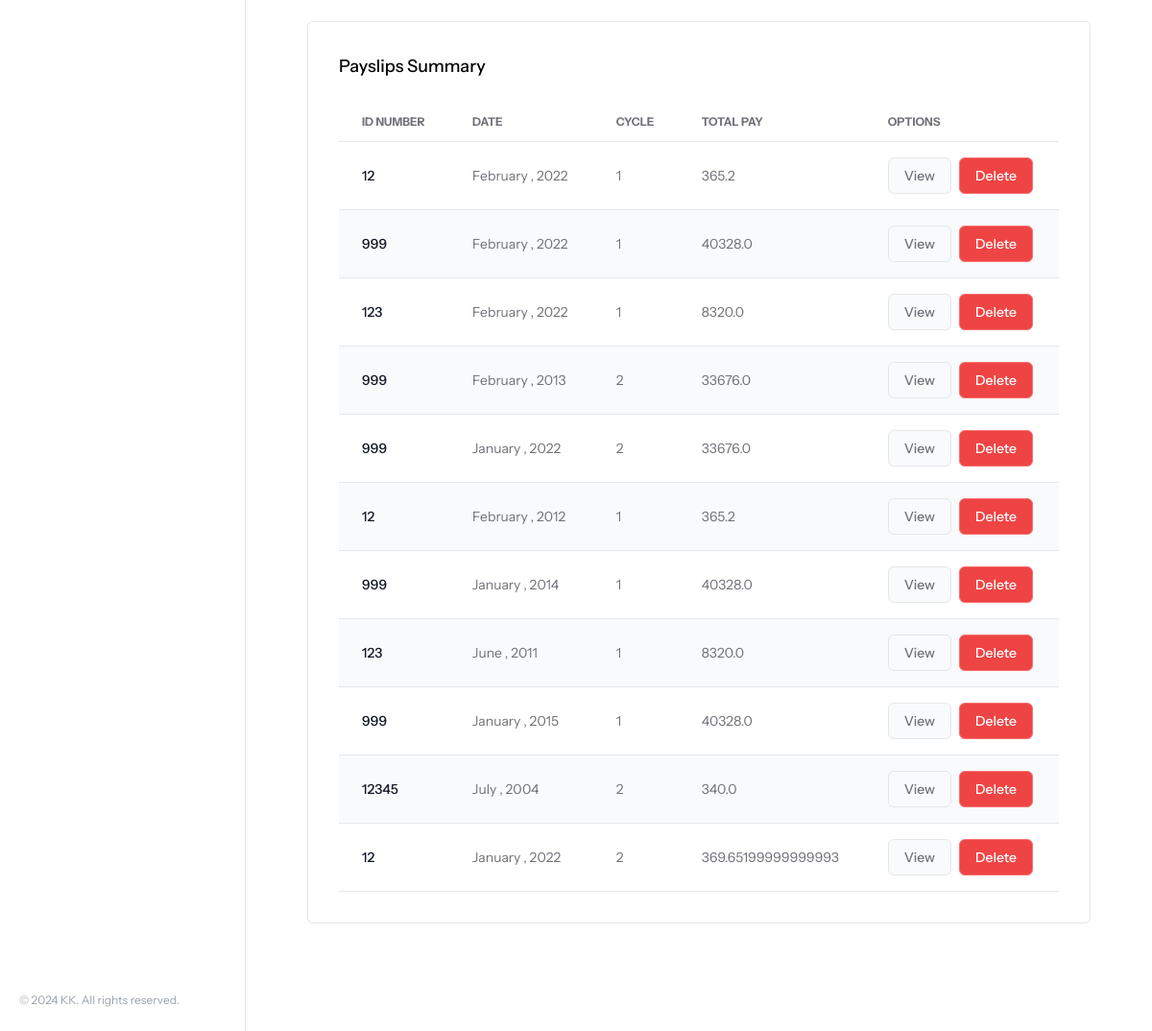
Page /payslips/ (lower part) on the earlier database version.
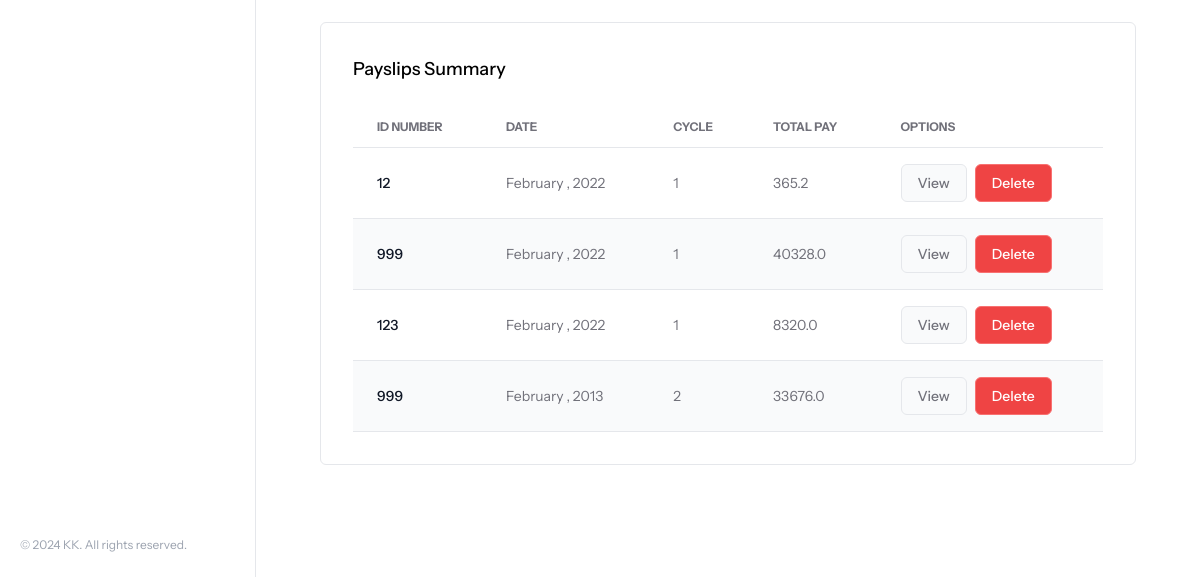
Same page on the later database version.
### payroll_app/models.py (models this page shows, shortened)
class Payslip(models.Model):
    id_number = models.ForeignKey(Employee, on_delete=models.CASCADE, related_name='payslips')
    month = models.CharField(max_length=10)
    date_range = models.CharField(max_length=20)
    year = models.CharField(max_length=4)
    pay_cycle = models.IntegerField()
    rate = models.FloatField()
    earnings_allowance = models.FloatField()
    deductions_tax = models.FloatField()
    deductions_health = models.FloatField()
    pag_ibig = models.FloatField(default=100)
    sss = models.FloatField()
    overtime = models.FloatField()
    total_pay = models.FloatField()

class Employee(models.Model):
    name = models.CharField(max_length=255)
    id_number = models.CharField(max_length=20, unique=True)
    rate = models.FloatField()
    overtime_pay = models.FloatField(null=True, blank=True)
    allowance = models.FloatField(null=True, blank=True)

### payroll_app/views.py (the view)
# urls.py: path('payslips/', views.payslips, name='payslips'),
def payslips(request):
    employees = Employee.objects.all()
    payslips = Payslip.objects.all()
    context = {
        'employees': employees,
        'payslips': payslips,
    }
    return render(request, 'payroll_app/payslips.html', context)

### payroll_app/templates/payroll_app/payslips.html (shortened to what this page needs)
{% extends 'payroll_app/base.html' %}
{% load static %}
{% block content %}
<div class="relative overflow-x-auto rounded-md bg-white border border-gray-200 sm:p-6 md:p-8 mb-16">
    <h2 class="text-lg font-medium mb-6">Payslips Summary</h2>
    <table class="w-full text-sm text-left text-[#71717A]">
        <thead class="text-xs text-[#71717A] uppercase border-b">
            <tr>
                <th scope="col" class="px-6 py-3">
                    ID Number
                </th>
                <th scope="col" class="px-6 py-3">
                    Date
                </th>
                <th scope="col" class="px-6 py-3">
                    Cycle
                </th>
                <th scope="col" class="px-6 py-3">
                    Total Pay
                </th>
                <th scope="col" class="px-6 py-3">
                    Options
                </th>
            </tr>
        </thead>
        <tbody>
            {% for payslip in payslips %}
            <tr class="odd:bg-white even:bg-gray-50 border-b">
                <th scope="row" class="px-6 py-4 font-medium text-gray-900 whitespace-nowrap">
                    {{ payslip.id_number.id_number }}
                </th>
                <td class="px-6 py-4">
                    {{ payslip.month|title }} {{ payslip.date_range }}, {{ payslip.year }}
                </td>
                <td class="px-6 py-4">
                    {{ payslip.pay_cycle }}
                </td>
                <td class="px-6 py-4">
                    {{ payslip.total_pay }}
                </td>
                <td class="px-6 py-4 flex items-center space-x-2">
                    <a href="{% url 'view_payslip' payslip.id %}"
                        class="w-auto flex items-center font-medium bg-gray-50 border border-gray-200 px-4 py-2 rounded-md hover:bg-gray-100">
                        View
                    </a>
                    <form action="{% url 'delete_payslip' payslip.id %}" method="POST"
                        onsubmit="return confirm('Are you sure you want to delete this payslip?')"
                        class="w-auto flex items-center">
                        <button type="submit"
                            class="w-auto flex items-center font-medium bg-red-500 border border-red-400 text-white px-4 py-2 rounded-md hover:bg-red-600 -mb-3.5">
                            Delete
                        </button>
                    </form>
                </td>
            </tr>
            {% endfor %}
        </tbody>
    </table>
</div>
{% endblock %}

Differences in the rows shown:
removed Payslip: id_number.id_number "999", month "January", year "2022", pay_cycle "2", total_pay "33676.0"
removed Payslip: id_number.id_number "12", month "February", year "2012", pay_cycle "1", total_pay "365.2"
removed Payslip: id_number.id_number "999", month "January", year "2014", pay_cycle "1", total_pay "40328.0"
removed Payslip: id_number.id_number "123", month "June", year "2011", pay_cycle "1", total_pay "8320.0"
removed Payslip: id_number.id_number "999", month "January", year "2015", pay_cycle "1", total_pay "40328.0"
removed Payslip: id_number.id_number "12345", month "July", year "2004", pay_cycle "2", total_pay "340.0"
removed Payslip: id_number.id_number "12", month "January", year "2022", pay_cycle "2", total_pay "369.65199999999993"
